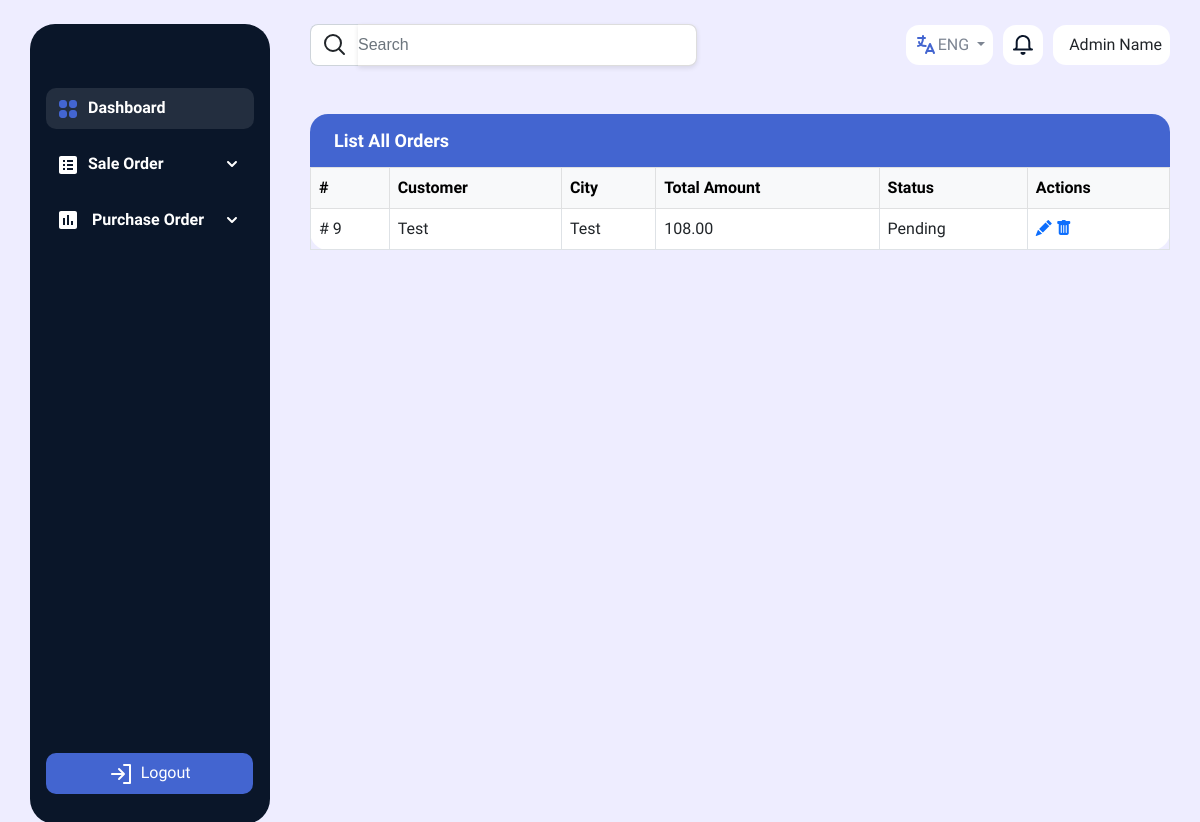
/sale_order_list/, run on the app's committed database.
### core/models.py (models this page shows, shortened)
class Order(models.Model):
    customer = models.ForeignKey(Customer, on_delete=models.CASCADE)
    booking_man = models.ForeignKey(BookingMan, on_delete=models.CASCADE)
    area = models.ForeignKey(Area, on_delete=models.CASCADE)
    delivery_man = models.ForeignKey(DeliveryMan, on_delete=models.CASCADE, null=True)
    city = models.ForeignKey(City, on_delete=models.CASCADE)
    products = models.ManyToManyField(Product, through='OrderProduct')
    order_date = models.DateField(auto_now_add=True)
    total_amount = models.DecimalField(max_digits=10, decimal_places=2, default=0, null=True)
    pending_amount = models.DecimalField(max_digits=10, decimal_places=2, default=0)
    paid_amount = models.DecimalField(max_digits=10, decimal_places=2, default=0)
    payment_status = models.CharField(max_length=50, choices=[('PAID', 'PAID'), ('PARTIALLY PAID', 'PARTIALLY PAID')], null=True)
    status = models.CharField(max_length=50, choices=[('Pending', 'Pending'), ('Shipped', 'Shipped'), ('Delivered', 'Delivered'), ('Returned', 'Returned')])

class Customer(models.Model):
    name = models.CharField(max_length=255)
    address = models.TextField()
    phone_number = models.CharField(max_length=15)
    email = models.EmailField()

### configuration/models.py (models this page shows, shortened)
class City(models.Model):
    name = models.CharField(max_length=255)

### core/views.py (the view)
# urls.py: path('sale_order_list/', views.sale_order_list, name='sale_order_list'),
def sale_order_list(request):
    orders = Order.objects.all()
    return render(request, 'saleOrderList.html', {'orders':orders})

### templates/saleOrderList.html (shortened to what this page needs)
{% extends 'base.html' %}
{% load static %}
{% load i18n %}
{% block content %}
  <div class="pt-4">
    <div style="background-color: white; border-radius: 18px;">
      <div class="container-fluid attendence-tab-head d-flex align-items-center py-3" style="background-color: #4365D0; border-radius: 18px; border-bottom-left-radius: 0; border-bottom-right-radius: 0;">
        <h5 class="me-3 mb-0 text-white">List All Orders</h5>
      </div>
      <div class="attendence-table" style="overflow-x:auto;">
        <table class="table table-bordered" style="margin-bottom: 0px;">
          <thead class="table-light">
            <tr>
              <th>#</th>
              <th>Customer</th>
              <th>City</th>
              <th>Total Amount</th>
              <th>Status</th>
              <th>Actions</th>
            </tr>
          </thead>
          {% for order in orders %}
            <tbody id="order-list">
              <td># {{ order.id }}</td>
              <td>{{ order.customer.name }}</td>
              <td>{{ order.city.name }}</td>
              <td>{{ order.total_amount }}</td>
              <td>{{ order.status }}</td>
              <td>
                <a href="/sale_order/{{ order.id }}"><i class="bi bi-pencil-fill"></i></a>
                <a href="{% url 'delete_order' order.id %}"><i class="bi bi-trash-fill"></i></a>
              </td>
            </tbody>
          {% endfor %}
        </table>
      </div>
    </div>
  </div>
{% endblock %}

### static/css/style.css (style rules this page uses)
body { background-color: #EEEDFF !important; font-family: 'Nunito Sans', sans-serif !important; }
.attendence-tab-head h5 { color: #FFF; font-size: 18px; font-style: normal; font-weight: 700; line-height: normal; }
.attendence-table table th { font-weight: 600 !important; }

### data on the page
Order: id "9", customer.name "Test", city.name "Test", total_amount "108.00", status "Pending"
